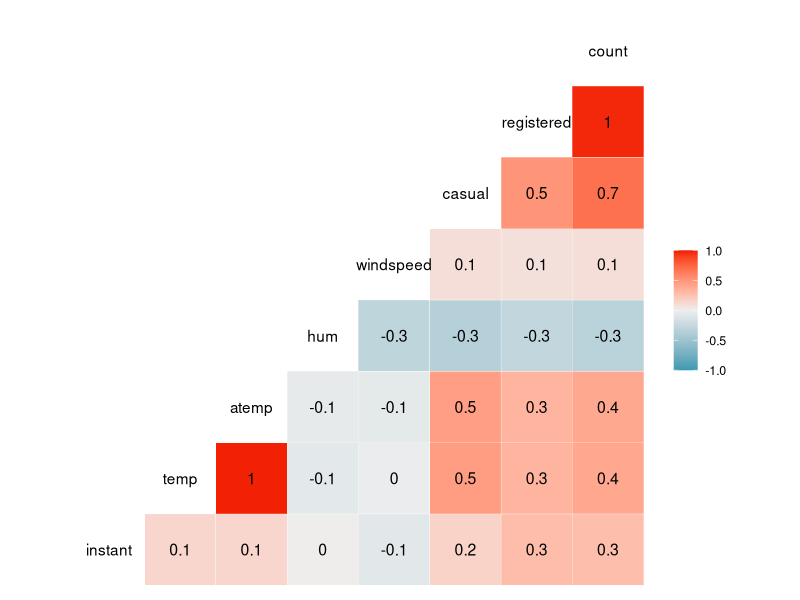
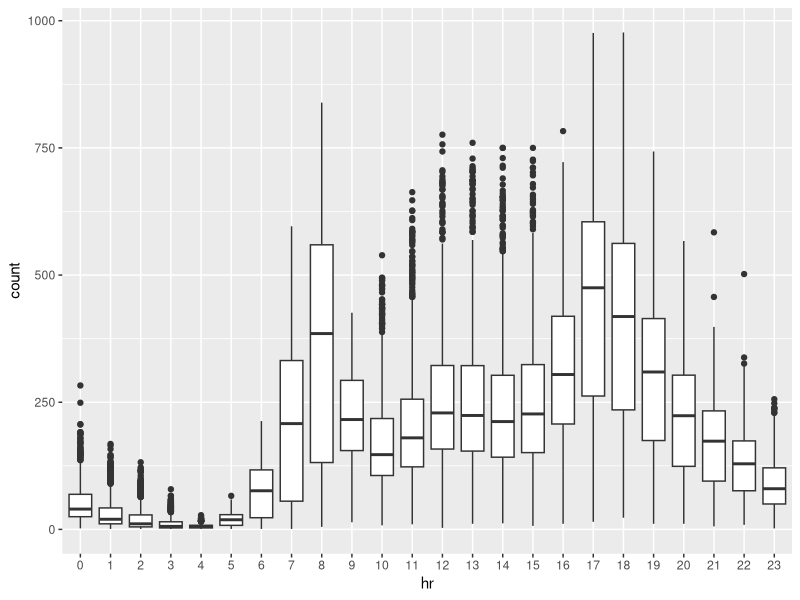
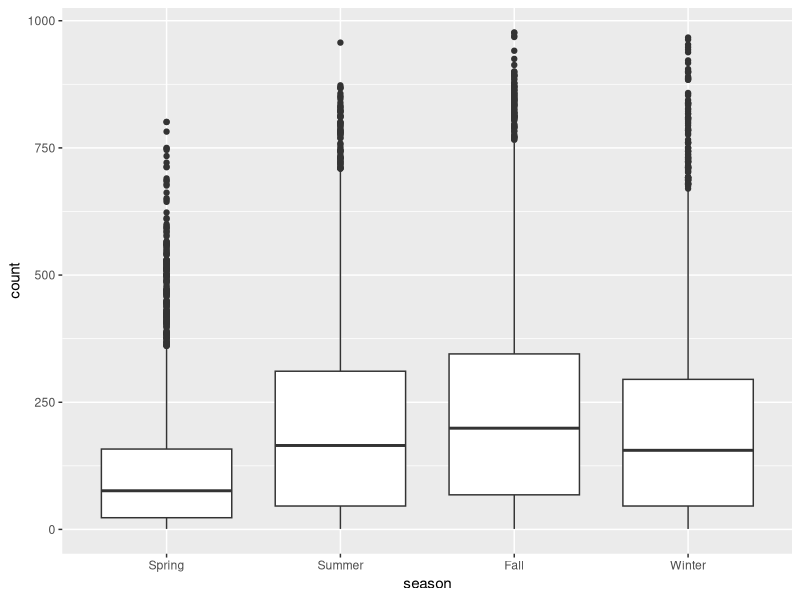
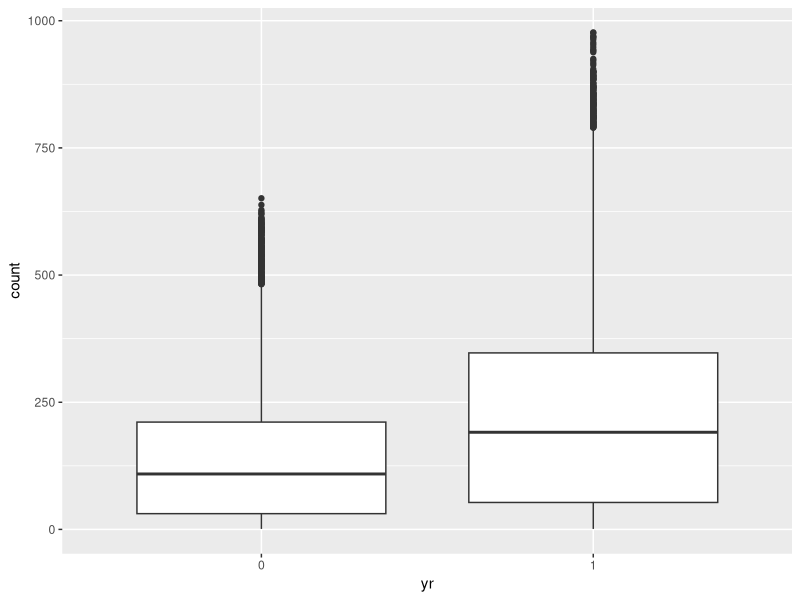
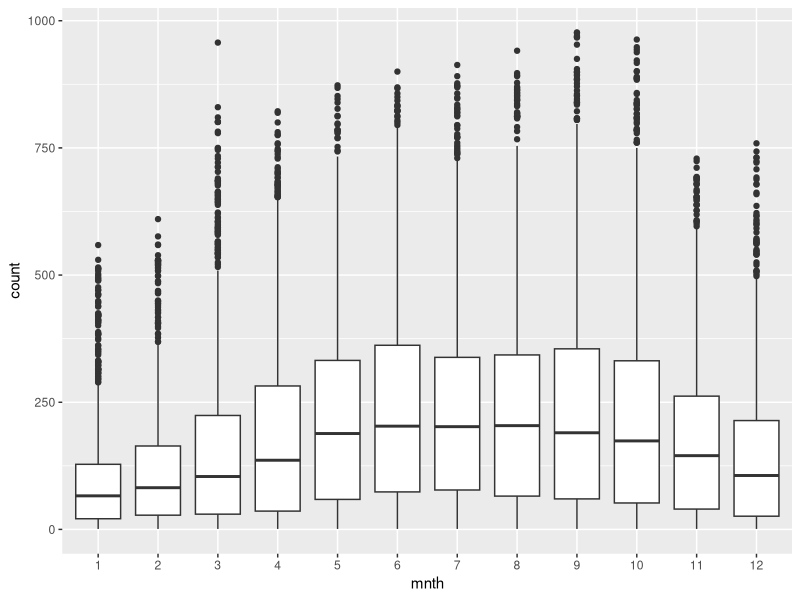
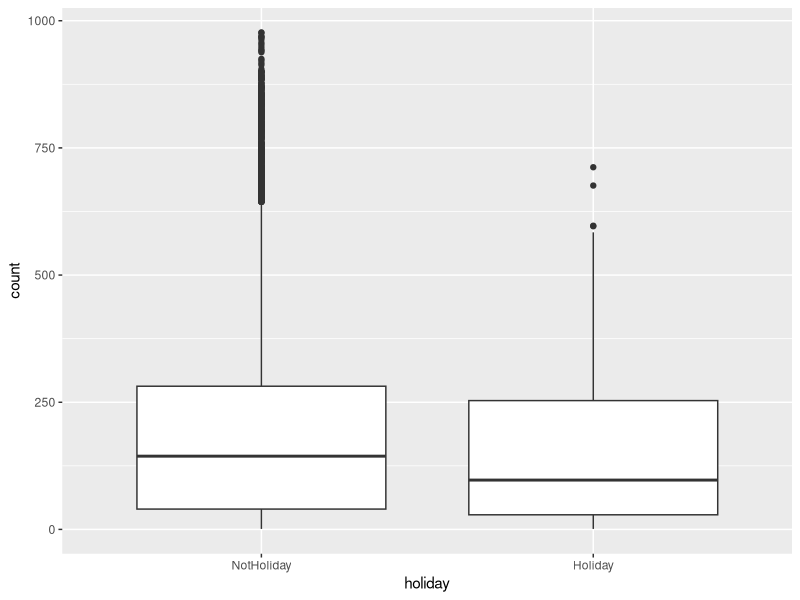
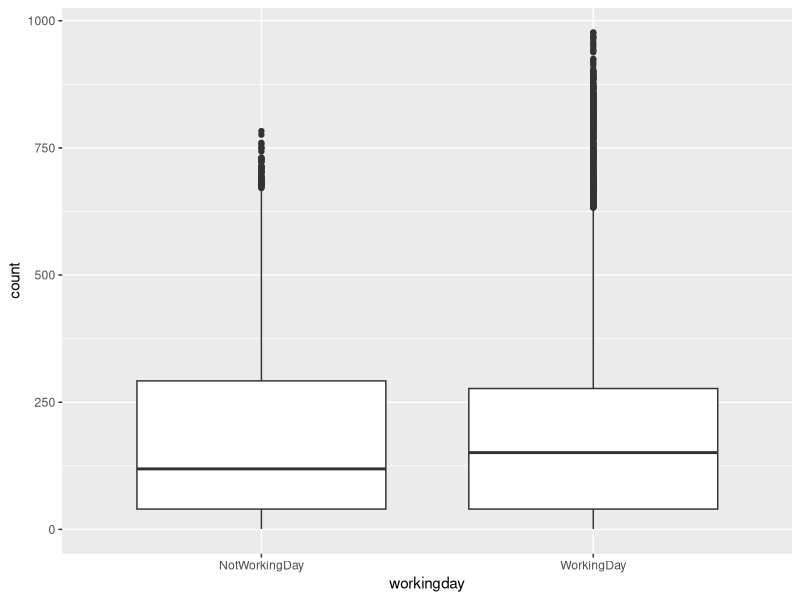
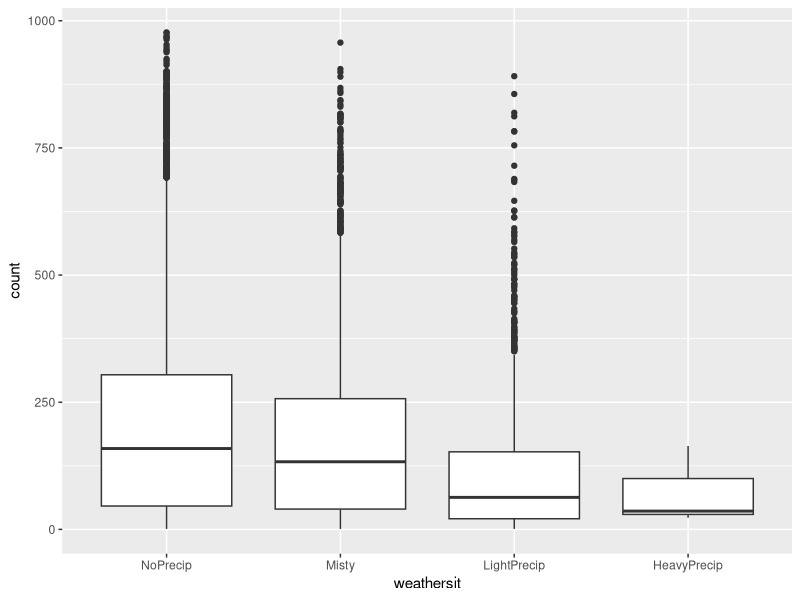

R code for these plots, in order:
## ---- chunk 1
library(tidyverse)
library(GGally)
library(MASS)
library(leaps)
## ---- chunk 2
bike = read_csv("hours.csv")
## ---- chunk 3
bike <- bike %>% mutate(season = as_factor(as.character(season))) %>%
  mutate(season = fct_recode(season, "Spring" = "1", "Summer" = "2", "Fall" = "3", "Winter" = "4"))
## ---- chunk 4
bike <- bike %>% mutate(yr = as_factor(as.character(yr)))
## ---- chunk 5
bike <- bike %>% mutate(mnth = as_factor(as.character(mnth)))
## ---- chunk 6
bike <- bike %>% mutate(hr = as_factor(as.character(hr)))
## ---- chunk 7
str(bike)
## ---- chunk 8
bike <- bike %>% mutate(holiday = as_factor(as.character(holiday))) %>%
  mutate(holiday = fct_recode(holiday, "NotHoliday" = "0", "Holiday" = "1"))
## ---- chunk 9
bike <- bike %>% mutate(workingday = as_factor(as.character(workingday))) %>%
  mutate(workingday = fct_recode(workingday, "NotWorkingDay" = "0", "WorkingDay" = "1"))
## ---- chunk 10
bike <- bike %>% mutate(weathersit = as_factor(as.character(weathersit))) %>%
  mutate(weathersit = fct_recode(weathersit, "NoPrecip" = "1", "Misty" = "2", "LightPrecip" = "3", "HeavyPrecip" = "4"))
## ---- chunk 11
bike <- bike %>% mutate(weekday = as_factor(as.character(weekday))) %>%
  mutate(weekday = fct_recode(weekday, "Saturday" = "6", "Sunday" = "0", "Monday" = "1", "Tuesday" = "2", "Wednesday" = "3", "Thursday" = "4", "Friday" = "5"))
## ---- chunk 12
str(bike)
## ---- chunk 13
ggcorr(bike, label = TRUE)
## ---- chunk 14
ggplot(bike,aes(x = hr, y = count)) + geom_boxplot()
## ---- chunk 15
ggplot(bike,aes(x = season, y = count)) + geom_boxplot()
## ---- chunk 16
ggplot(bike,aes(x = yr, y = count)) + geom_boxplot()
## ---- chunk 17
ggplot(bike,aes(x = mnth, y = count)) + geom_boxplot()
## ---- chunk 18
ggplot(bike,aes(x = holiday, y = count)) + geom_boxplot()
## ---- chunk 19
ggplot(bike,aes(x = workingday, y = count)) + geom_boxplot()
## ---- chunk 20
ggplot(bike,aes(x = weathersit, y = count)) + geom_boxplot()
## ---- chunk 21
ggplot(bike,aes(x = weekday, y = count)) + geom_boxplot()
## ---- chunk 22
bike2 = bike %>% dplyr::select(-c(instant, dteday, registered, casual)) 
## ---- chunk 23
bike2 = bike2 %>% mutate(yr = as.integer (yr)-1)
glimpse(bike2)
## ---- chunk 24
ggcorr(bike2, label = TRUE)
## ---- chunk 25
mod1 <- lm(count ~ temp, bike2)
summary(mod1)
## ---- chunk 26
ggplot(bike2, aes(x=temp, y=count)) + geom_point() +
geom_smooth(method = lm, se = FALSE) + theme_bw()
## ---- chunk 27
mod1 <- lm(count ~ atemp, bike2)
summary(mod1)
## ---- chunk 28
ggplot(bike2, aes(x=atemp, y=count)) + geom_point() +
geom_smooth(method = lm, se = FALSE) + theme_bw()
## ---- chunk 29
allmod = lm(count ~., bike2) 
summary(allmod)
## ---- chunk 30
emptymod = lm(count ~1, bike2)
summary(emptymod)
## ---- chunk 31
options(scipen = 999)

forwardmod = stepAIC(emptymod, direction = "forward", scope=list(upper = allmod,lower= emptymod), trace = TRUE) 
summary(forwardmod)

options(scipen = 1)
## ---- chunk 32
summary(forwardmod)
## ---- chunk 33
backmod <- stepAIC(allmod, direction = "backward", trace = TRUE)
## ---- chunk 34
summary(backmod)
## ---- chunk 35
glimpse(bike2)
